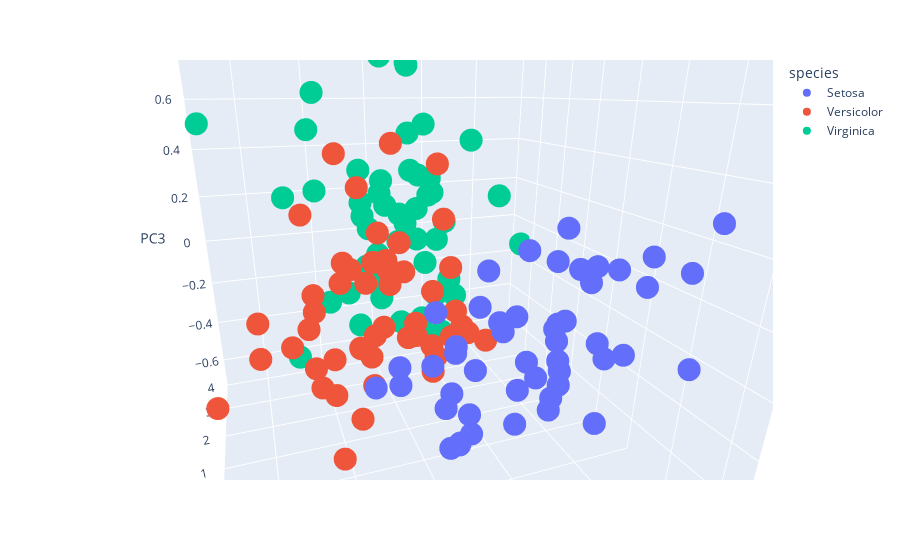

The notebook cell saved with this chart:
### Markdown cell above
<span style="font-family: XB Zar; font-size: medium; "><div dir=rtl><meta charset="UTF-8">
    <br>
    با انتخاب 3 مقدار ویژه بزرگتر، 3 بردار ویژه متناظر با آن را به عنوان پایهای برای فضای مقصد درنظر میگیریم و با انجام تبدیل مورد نظر دادههای ما 3 بعدی شده و در شکل زیر نتایج را میبینیم:
    </div></span>

### Code cell
U = eigenvectors[:, 0:3]
X_star_3D = T.dot(U)
df_3D = pd.DataFrame({'PC1': X_star_3D[:, 0], 'PC2': X_star_3D[:, 1], 'PC3': X_star_3D[:, 2], 'species': y})
fig = px.scatter_3d(df_3D, x='PC1', y='PC2', z='PC3',
              color='species')
fig.show()
